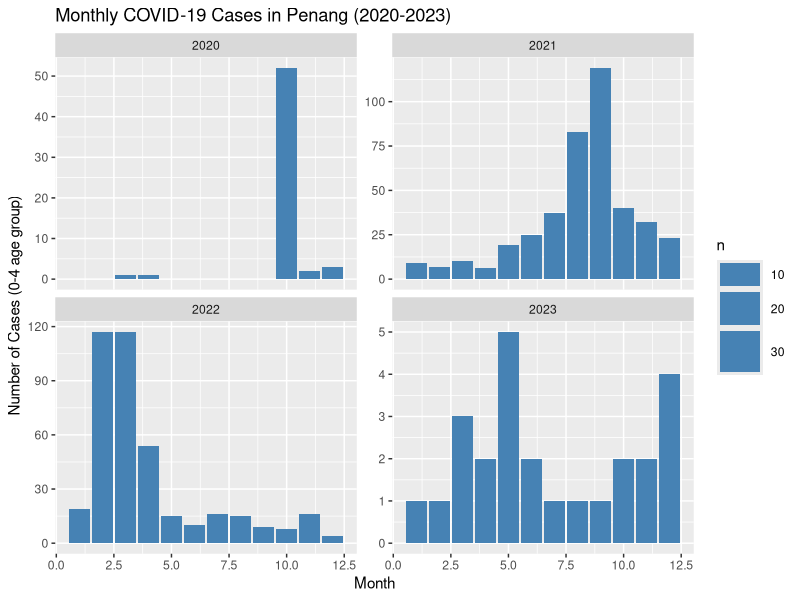
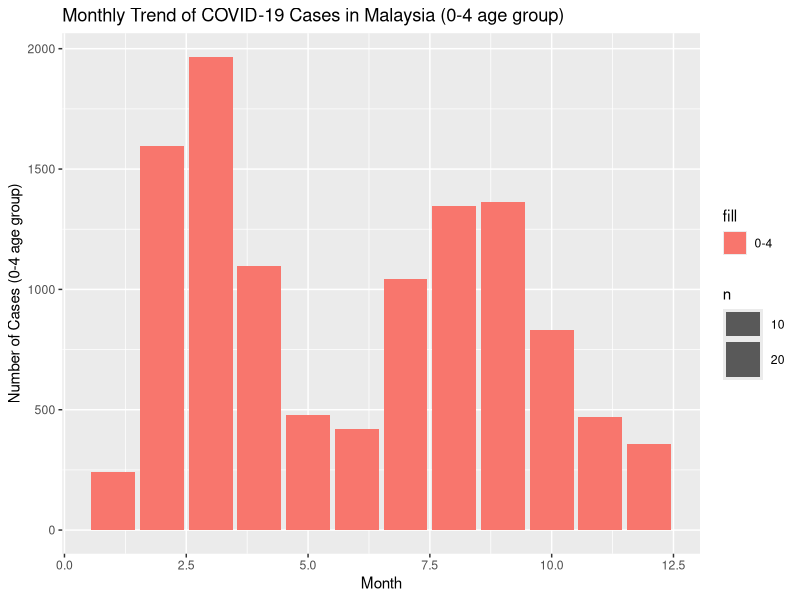
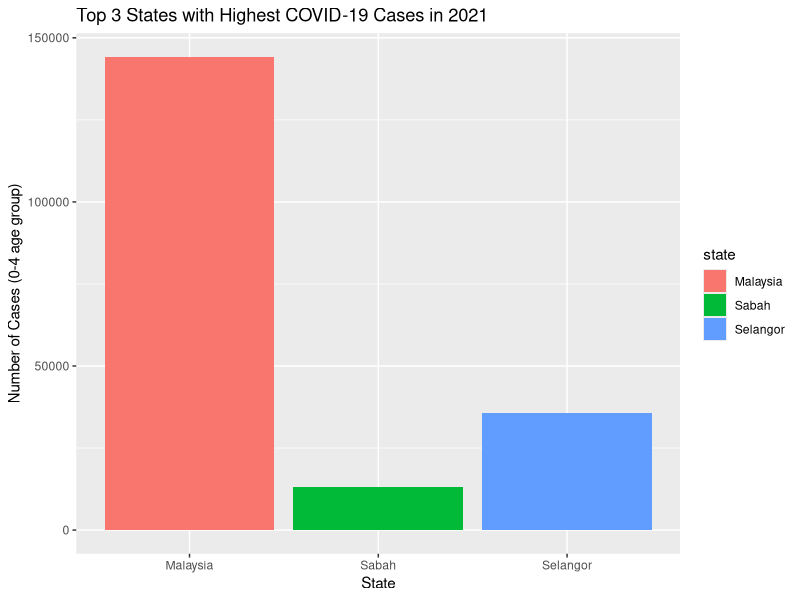
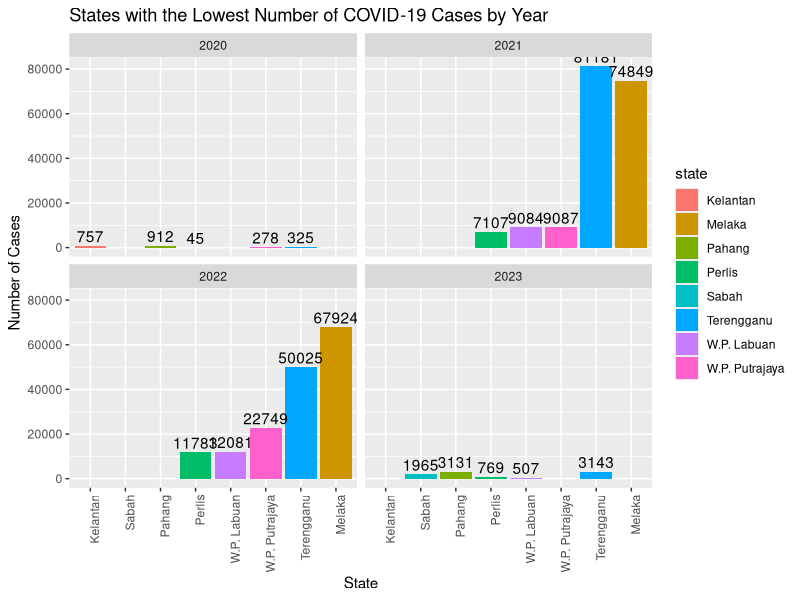
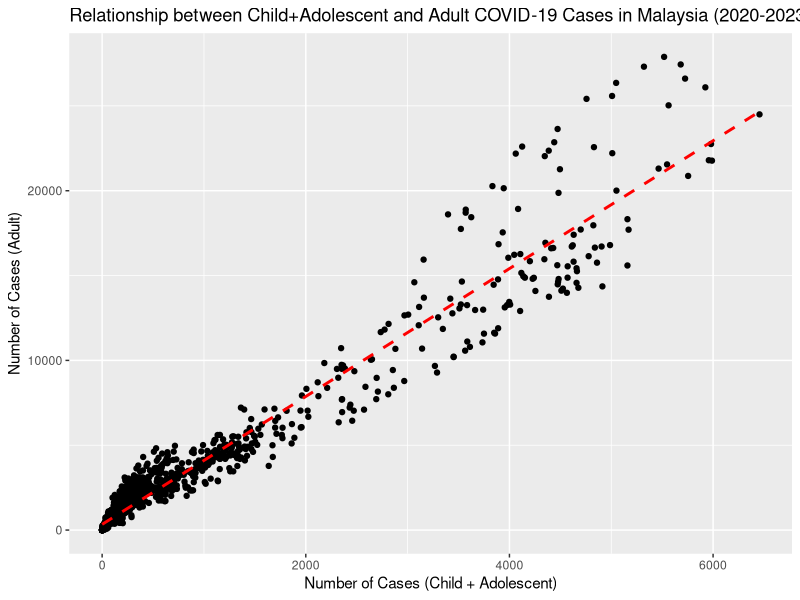
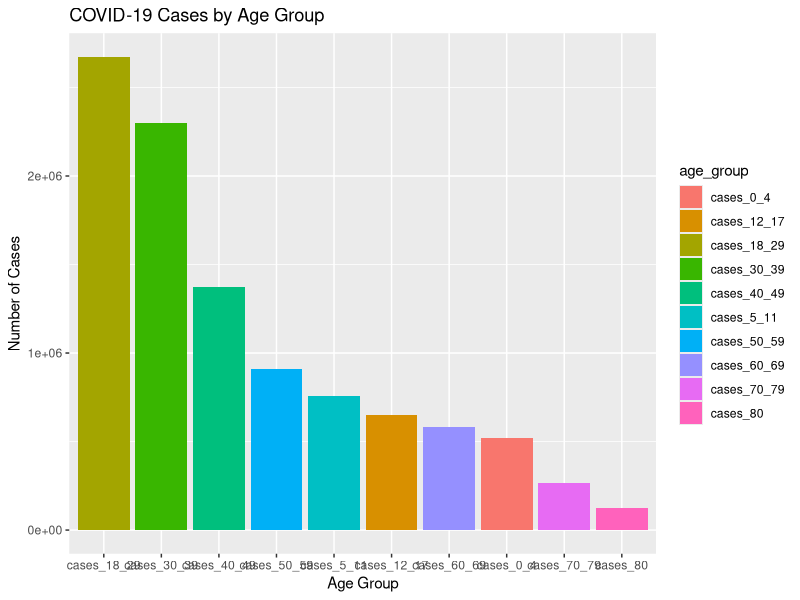

Write the R code that produced these figures, in order.
# Install and load the required packages
library(tidyverse)
library(lubridate)
library(ggplot2)

# Read the dataset
covid_data <- read.csv("COVID-19Dataset/covid_cases_age.csv")

# Convert date format
covid_data$date <- as.Date(covid_data$date)

# Extract year and month information
covid_data$year <- lubridate::year(covid_data$date)
covid_data$month <- lubridate::month(covid_data$date)

# Question 7: Show the monthly COVID-19 cases in Penang from 2020 to 2023
penang_data <- covid_data %>% 
    dplyr::filter(state == "Pulau Pinang" & year %in% c(2020, 2021, 2022, 2023))

# Check if there are valid values for faceting
if (nrow(penang_data) > 0) {
    # Display using appropriate visualization tool (e.g., ggplot2)
    p <- ggplot(penang_data, aes(x = month, y = cases_0_4)) +
        geom_bar(stat = "sum", position = "dodge", fill = "steelblue") +
        facet_wrap(~year, scales = "free_y") +
        labs(title = "Monthly COVID-19 Cases in Penang (2020-2023)", x = "Month", y = "Number of Cases (0-4 age group)")
    ggsave("7.png", p)
} else {
    print("No data available for faceting.")
}

# Question 8: Show the monthly trend of COVID-19 cases in Malaysia by age group
malaysia_data <- covid_data %>% dplyr::filter(state == "Malaysia")

# Display using appropriate visualization tool (e.g., ggplot2)
p <- ggplot(malaysia_data, aes(x = month, y = cases_0_4, fill = "0-4")) +
    geom_bar(stat = "sum", position = "dodge") +
    labs(title = "Monthly Trend of COVID-19 Cases in Malaysia (0-4 age group)", x = "Month", y = "Number of Cases (0-4 age group)")
ggsave("8.png", p)

# Question 9: Identify the top 3 states with the highest COVID-19 cases in 2021
top_states_2021 <- covid_data %>% dplyr::filter(year == 2021) %>%
    group_by(state) %>%
    summarize(total_cases = sum(cases_0_4)) %>%
    top_n(3, total_cases)

# Display using appropriate visualization tool (e.g., ggplot2)
p <- ggplot(top_states_2021, aes(x = state, y = total_cases, fill = state)) +
    geom_bar(stat = "identity") +
    labs(title = "Top 3 States with Highest COVID-19 Cases in 2021", x = "State", y = "Number of Cases (0-4 age group)")
ggsave("9.png", p)

# Question 10: Which five states show the lowest number of COVID-19 cases in 2020, 2021, 2022, and 2023 respectively. Explain your answer with appropriate visuals.
# Calculate the total number of cases for each state and year
state_year_cases <- covid_data %>%
    group_by(state, year) %>%
    summarise(total_cases = sum(cases_0_4, cases_5_11, cases_12_17, cases_18_29, cases_30_39, cases_40_49, cases_50_59, cases_60_69, cases_70_79, cases_80))

# Sort the data for each year and select the five states with the lowest cases
lowest_cases <- state_year_cases %>%
    group_by(year) %>%
    arrange(total_cases) %>%
    slice_head(n = 5)

# Display the results
print(lowest_cases)

# Create a bar plot
p <- ggplot(lowest_cases, aes(x = reorder(state, total_cases), y = total_cases, fill = state)) +
    geom_bar(stat = "identity") +
    geom_text(aes(label = total_cases), vjust = -0.3) +
    facet_wrap(~year) +
    theme(axis.text.x = element_text(angle = 90, hjust = 1)) +
    labs(x = "State", y = "Number of Cases", title = "States with the Lowest Number of COVID-19 Cases by Year")

# Save the image with a width of 10
ggsave("10.png", p, width = 10)

# Question 11: Based on the number of COVID-19 cases in Malaysia, create an analysis to visualize the relationship between child+adolescent and adult from 2020 to 2023. 

# Calculate the number of cases for child+adolescent and adult
covid_data$cases_child_adolescent <- covid_data$cases_child + covid_data$cases_adolescent
covid_data$cases_adult <- covid_data$cases_18_29 + covid_data$cases_30_39 + covid_data$cases_40_49 + covid_data$cases_50_59 + covid_data$cases_60_69 + covid_data$cases_70_79 + covid_data$cases_80

# Filter the data for Malaysia and limit it to the years 2020 to 2023
malaysia_data <- covid_data %>%
    filter(state == "Malaysia" & year %in% c(2020, 2021, 2022, 2023))

# Create a scatter plot and add a linear regression line
p <- ggplot(malaysia_data, aes(x = cases_child_adolescent, y = cases_adult)) +
    geom_point() +
    geom_smooth(method = "lm", se = FALSE, color = "red", linetype = "dashed") +
    labs(x = "Number of Cases (Child + Adolescent)", y = "Number of Cases (Adult)", title = "Relationship between Child+Adolescent and Adult COVID-19 Cases in Malaysia (2020-2023)")
ggsave("11.png", p, width = 10)

# Perform linear regression analysis
model <- lm(cases_adult ~ cases_child_adolescent, data = malaysia_data)
summary(model)

#Question 12: Imagine that you are an industrial player in the healthcare industry. Based on the given COVID-19 dataset, create an analysis to show that the analysis can help in supporting a business decision.
# Calculate the total number of cases for each age group
age_cases <- covid_data %>%
    summarise(
        cases_0_4 = sum(cases_0_4),
        cases_5_11 = sum(cases_5_11),
        cases_12_17 = sum(cases_12_17),
        cases_18_29 = sum(cases_18_29),
        cases_30_39 = sum(cases_30_39),
        cases_40_49 = sum(cases_40_49),
        cases_50_59 = sum(cases_50_59),
        cases_60_69 = sum(cases_60_69),
        cases_70_79 = sum(cases_70_79),
        cases_80 = sum(cases_80)
    ) %>%
    gather(age_group, cases)

# Create a bar plot
p <- ggplot(age_cases, aes(x = reorder(age_group, -cases), y = cases, fill = age_group)) +
    geom_bar(stat = "identity") +
    labs(x = "Age Group", y = "Number of Cases", title = "COVID-19 Cases by Age Group")
ggsave("12.png", p, width = 10)